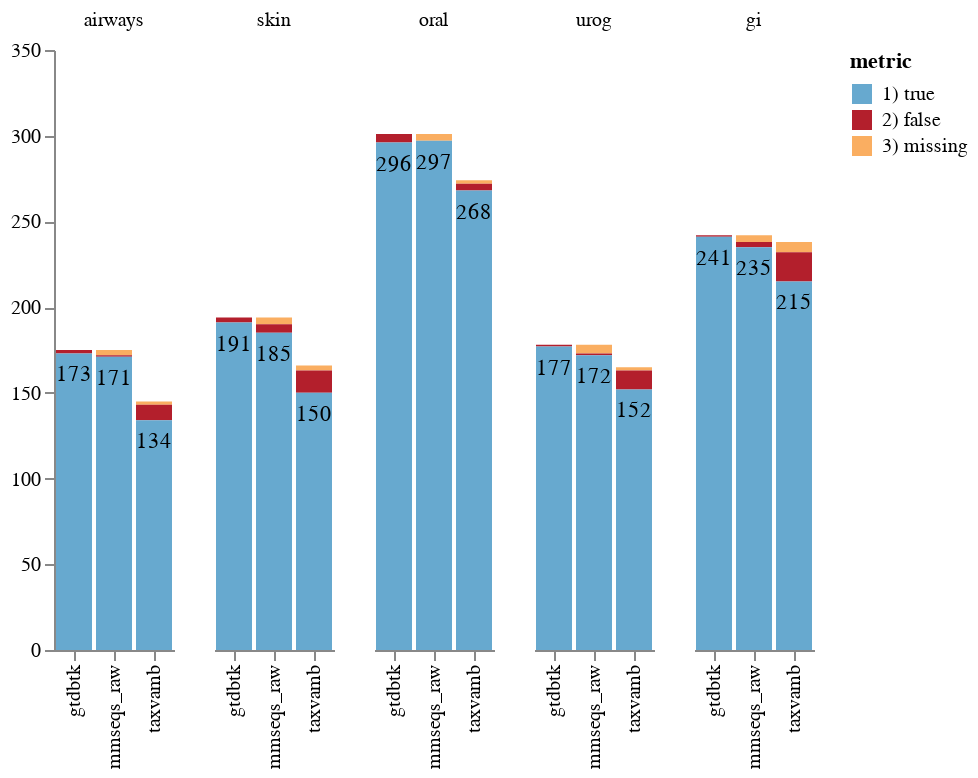

The cell this chart's notebook holds for it:
### Code cell
charts[0]

### Figure 1 — Vega-Lite specification as saved in the notebook (floating-point values rounded to 4 significant figures)
{"config": {"view": {"continuousWidth": 300, "continuousHeight": 300, "strokeOpacity": 0}}, "data": {"name": "data-2af423ecbee444aea311ff453f87a8d4"}, "facet": {"column": {"field": "dataset", "sort": ["d", "p", "c", "o", "f", "g", "s"], "title": null, "type": "nominal"}}, "spec": {"layer": [{"mark": {"type": "bar"}, "encoding": {"color": {"field": "metric", "scale": {"range": ["#67a9cf", "#b31f2c", "#faae61"]}, "type": "nominal"}, "order": {"field": "metric", "sort": "ascending", "type": "nominal"}, "x": {"field": "model", "sort": ["gtdbtk", "taxvamb"], "title": null, "type": "nominal"}, "y": {"aggregate": "sum", "axis": {"grid": false, "title": null}, "field": "value", "type": "quantitative"}}}, {"mark": {"type": "text", "baseline": "top", "dx": 0, "dy": 5}, "encoding": {"order": {"field": "metric", "sort": "ascending", "type": "nominal"}, "text": {"field": "text", "type": "nominal"}, "x": {"field": "model", "sort": ["mmseqs"], "type": "nominal"}, "y": {"aggregate": "sum", "field": "value", "stack": "zero", "type": "quantitative"}}}]}, "$schema": "https://vega.github.io/schema/vega-lite/v5.20.1.json", "datasets": {"data-2af423ecbee444aea311ff453f87a8d4": [{"taxonomy": "s", "metric": "3) missing", "value": 3, "dataset": "airways", "model": "mmseqs_raw", "text": ""}, {"taxonomy": "s", "metric": "2) false", "value": 1, "dataset": "airways", "model": "mmseqs_raw", "text": ""}, {"taxonomy": "s", "metric": "1) true", "value": 171, "dataset": "airways", "model": "mmseqs_raw", "text": 171.0}, {"taxonomy": "s", "metric": "3) missing", "value": 4, "dataset": "skin", "model": "mmseqs_raw", "text": ""}, {"taxonomy": "s", "metric": "2) false", "value": 5, "dataset": "skin", "model": "mmseqs_raw", "text": ""}, {"taxonomy": "s", "metric": "1) true", "value": 185, "dataset": "skin", "model": "mmseqs_raw", "text": 185.0}, {"taxonomy": "s", "metric": "3) missing", "value": 4, "dataset": "oral", "model": "mmseqs_raw", "text": ""}, {"taxonomy": "s", "metric": "2) false", "value": 0, "dataset": "oral", "model": "mmseqs_raw", "text": ""}, {"taxonomy": "s", "metric": "1) true", "value": 297, "dataset": "oral", "model": "mmseqs_raw", "text": 297.0}, {"taxonomy": "s", "metric": "3) missing", "value": 5, "dataset": "urog", "model": "mmseqs_raw", "text": ""}, {"taxonomy": "s", "metric": "2) false", "value": 1, "dataset": "urog", "model": "mmseqs_raw", "text": ""}, {"taxonomy": "s", "metric": "1) true", "value": 172, "dataset": "urog", "model": "mmseqs_raw", "text": 172.0}, {"taxonomy": "s", "metric": "3) missing", "value": 4, "dataset": "gi", "model": "mmseqs_raw", "text": ""}, {"taxonomy": "s", "metric": "2) false", "value": 3, "dataset": "gi", "model": "mmseqs_raw", "text": ""}, {"taxonomy": "s", "metric": "1) true", "value": 235, "dataset": "gi", "model": "mmseqs_raw", "text": 235.0}, {"taxonomy": "s", "metric": "3) missing", "value": 0, "dataset": "airways", "model": "gtdbtk", "text": ""}, {"taxonomy": "s", "metric": "2) false", "value": 2, "dataset": "airways", "model": "gtdbtk", "text": ""}, {"taxonomy": "s", "metric": "1) true", "value": 173, "dataset": "airways", "model": "gtdbtk", "text": 173.0}, {"taxonomy": "s", "metric": "3) missing", "value": 0, "dataset": "skin", "model": "gtdbtk", "text": ""}, {"taxonomy": "s", "metric": "2) false", "value": 3, "dataset": "skin", "model": "gtdbtk", "text": ""}, {"taxonomy": "s", "metric": "1) true", "value": 191, "dataset": "skin", "model": "gtdbtk", "text": 191.0}, {"taxonomy": "s", "metric": "3) missing", "value": 0, "dataset": "oral", "model": "gtdbtk", "text": ""}, {"taxonomy": "s", "metric": "2) false", "value": 5, "dataset": "oral", "model": "gtdbtk", "text": ""}, {"taxonomy": "s", "metric": "1) true", "value": 296, "dataset": "oral", "model": "gtdbtk", "text": 296.0}, {"taxonomy": "s", "metric": "3) missing", "value": 0, "dataset": "urog", "model": "gtdbtk", "text": ""}, {"taxonomy": "s", "metric": "2) false", "value": 1, "dataset": "urog", "model": "gtdbtk", "text": ""}, {"taxonomy": "s", "metric": "1) true", "value": 177, "dataset": "urog", "model": "gtdbtk", "text": 177.0}, {"taxonomy": "s", "metric": "3) missing", "value": 0, "dataset": "gi", "model": "gtdbtk", "text": ""}, {"taxonomy": "s", "metric": "2) false", "value": 1, "dataset": "gi", "model": "gtdbtk", "text": ""}, {"taxonomy": "s", "metric": "1) true", "value": 241, "dataset": "gi", "model": "gtdbtk", "text": 241.0}, {"taxonomy": "s", "metric": "3) missing", "value": 2, "dataset": "airways", "model": "taxvamb", "text": ""}, {"taxonomy": "s", "metric": "2) false", "value": 9, "dataset": "airways", "model": "taxvamb", "text": ""}, {"taxonomy": "s", "metric": "1) true", "value": 134, "dataset": "airways", "model": "taxvamb", "text": 134.0}, {"taxonomy": "s", "metric": "3) missing", "value": 2, "dataset": "oral", "model": "taxvamb", "text": ""}, {"taxonomy": "s", "metric": "2) false", "value": 4, "dataset": "oral", "model": "taxvamb", "text": ""}, {"taxonomy": "s", "metric": "1) true", "value": 268, "dataset": "oral", "model": "taxvamb", "text": 268.0}, {"taxonomy": "s", "metric": "3) missing", "value": 3, "dataset": "skin", "model": "taxvamb", "text": ""}, {"taxonomy": "s", "metric": "2) false", "value": 13, "dataset": "skin", "model": "taxvamb", "text": ""}, {"taxonomy": "s", "metric": "1) true", "value": 150, "dataset": "skin", "model": "taxvamb", "text": 150.0}, {"taxonomy": "s", "metric": "3) missing", "value": 2, "dataset": "urog", "model": "taxvamb", "text": ""}, {"taxonomy": "s", "metric": "2) false", "value": 11, "dataset": "urog", "model": "taxvamb", "text": ""}, {"taxonomy": "s", "metric": "1) true", "value": 152, "dataset": "urog", "model": "taxvamb", "text": 152.0}, {"taxonomy": "s", "metric": "3) missing", "value": 6, "dataset": "gi", "model": "taxvamb", "text": ""}, {"taxonomy": "s", "metric": "2) false", "value": 17, "dataset": "gi", "model": "taxvamb", "text": ""}, {"taxonomy": "s", "metric": "1) true", "value": 215, "dataset": "gi", "model": "taxvamb", "text": 215.0}]}}
